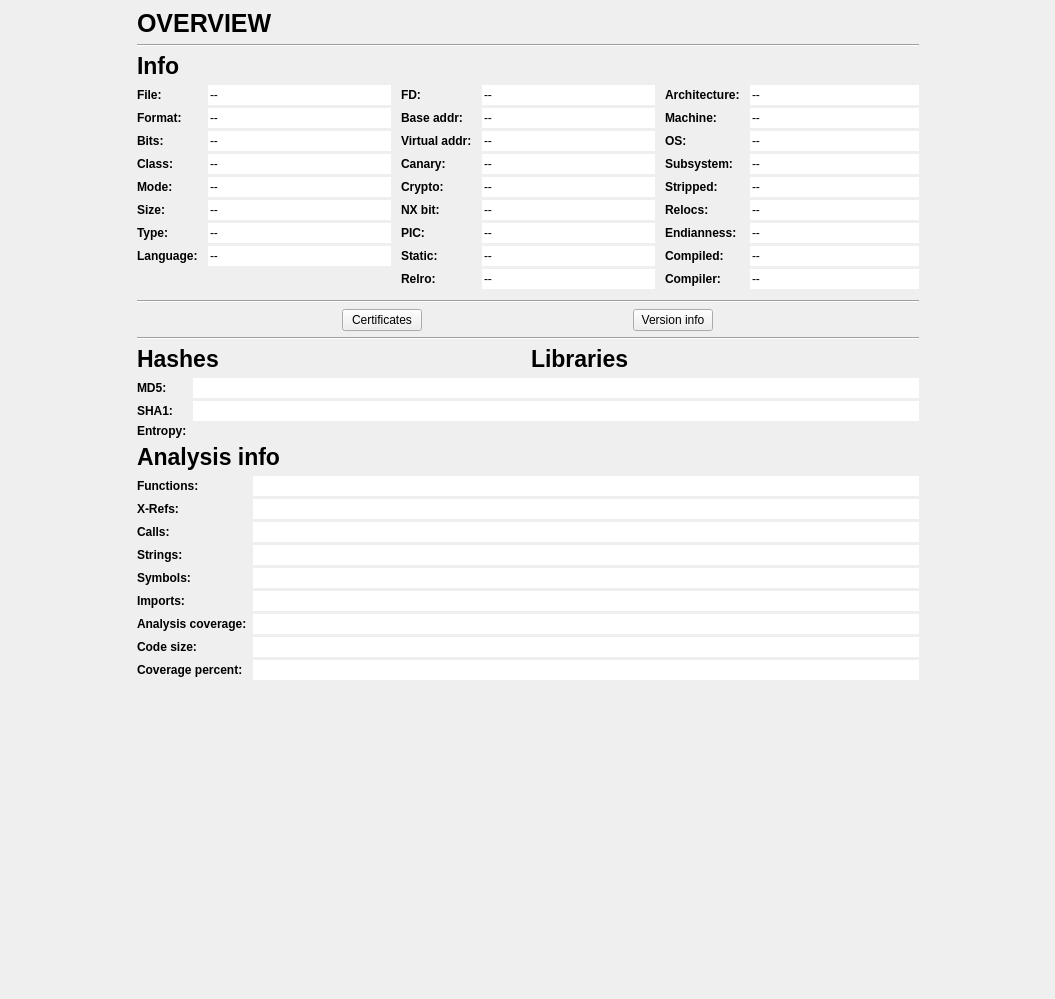
<?xml version="1.0" encoding="UTF-8"?>
<ui version="4.0">
 <class>Dashboard</class>
 <widget class="QDockWidget" name="Dashboard">
  <property name="geometry">
   <rect>
    <x>0</x>
    <y>0</y>
    <width>1055</width>
    <height>999</height>
   </rect>
  </property>
  <property name="styleSheet">
   <string notr="true"/>
  </property>
  <property name="windowTitle">
   <string notr="true">Dashboard</string>
  </property>
  <widget class="QWidget" name="dockWidgetContents">
   <layout class="QHBoxLayout" name="horizontalLayout" stretch="0">
    <property name="spacing">
     <number>0</number>
    </property>
    <property name="leftMargin">
     <number>0</number>
    </property>
    <property name="topMargin">
     <number>0</number>
    </property>
    <property name="rightMargin">
     <number>0</number>
    </property>
    <property name="bottomMargin">
     <number>0</number>
    </property>
    <item>
     <widget class="QScrollArea" name="scrollArea">
      <property name="frameShape">
       <enum>QFrame::NoFrame</enum>
      </property>
      <property name="frameShadow">
       <enum>QFrame::Plain</enum>
      </property>
      <property name="verticalScrollBarPolicy">
       <enum>Qt::ScrollBarAlwaysOff</enum>
      </property>
      <property name="horizontalScrollBarPolicy">
       <enum>Qt::ScrollBarAlwaysOff</enum>
      </property>
      <property name="widgetResizable">
       <bool>true</bool>
      </property>
      <widget class="QWidget" name="scrollAreaWidgetContents">
       <property name="geometry">
        <rect>
         <x>0</x>
         <y>0</y>
         <width>1055</width>
         <height>980</height>
        </rect>
       </property>
       <layout class="QHBoxLayout" name="horizontalLayout_5">
        <property name="spacing">
         <number>0</number>
        </property>
        <property name="leftMargin">
         <number>0</number>
        </property>
        <property name="topMargin">
         <number>0</number>
        </property>
        <property name="rightMargin">
         <number>0</number>
        </property>
        <property name="bottomMargin">
         <number>0</number>
        </property>
        <item>
         <spacer name="horizontalSpacer">
          <property name="orientation">
           <enum>Qt::Horizontal</enum>
          </property>
          <property name="sizeHint" stdset="0">
           <size>
            <width>39</width>
            <height>20</height>
           </size>
          </property>
         </spacer>
        </item>
        <item>
         <widget class="QFrame" name="mainFrame">
          <property name="minimumSize">
           <size>
            <width>800</width>
            <height>0</height>
           </size>
          </property>
          <property name="frameShape">
           <enum>QFrame::NoFrame</enum>
          </property>
          <property name="frameShadow">
           <enum>QFrame::Plain</enum>
          </property>
          <layout class="QVBoxLayout" name="verticalLayout">
           <item>
            <widget class="QLabel" name="label">
             <property name="font">
              <font>
               <pointsize>19</pointsize>
               <weight>75</weight>
               <bold>true</bold>
              </font>
             </property>
             <property name="text">
              <string>OVERVIEW</string>
             </property>
            </widget>
           </item>
           <item>
            <widget class="Line" name="line">
             <property name="orientation">
              <enum>Qt::Horizontal</enum>
             </property>
            </widget>
           </item>
           <item>
            <widget class="QLabel" name="label_2">
             <property name="font">
              <font>
               <pointsize>17</pointsize>
               <weight>75</weight>
               <bold>true</bold>
              </font>
             </property>
             <property name="text">
              <string>Info</string>
             </property>
            </widget>
           </item>
           <item>
            <layout class="QHBoxLayout" name="horizontalLayout_2">
             <property name="spacing">
              <number>10</number>
             </property>
             <property name="topMargin">
              <number>0</number>
             </property>
             <property name="bottomMargin">
              <number>0</number>
             </property>
             <item>
              <layout class="QFormLayout" name="formLayout">
               <property name="fieldGrowthPolicy">
                <enum>QFormLayout::ExpandingFieldsGrow</enum>
               </property>
               <property name="labelAlignment">
                <set>Qt::AlignLeading|Qt::AlignLeft|Qt::AlignVCenter</set>
               </property>
               <property name="verticalSpacing">
                <number>3</number>
               </property>
               <item row="0" column="0">
                <widget class="QLabel" name="label_3">
                 <property name="font">
                  <font>
                   <weight>75</weight>
                   <bold>true</bold>
                  </font>
                 </property>
                 <property name="text">
                  <string>File:</string>
                 </property>
                </widget>
               </item>
               <item row="0" column="1">
                <widget class="QLineEdit" name="fileEdit">
                 <property name="text">
                  <string>--</string>
                 </property>
                 <property name="frame">
                  <bool>false</bool>
                 </property>
                 <property name="readOnly">
                  <bool>true</bool>
                 </property>
                </widget>
               </item>
               <item row="1" column="0">
                <widget class="QLabel" name="label_10">
                 <property name="font">
                  <font>
                   <weight>75</weight>
                   <bold>true</bold>
                  </font>
                 </property>
                 <property name="text">
                  <string>Format:</string>
                 </property>
                </widget>
               </item>
               <item row="1" column="1">
                <widget class="QLineEdit" name="formatEdit">
                 <property name="text">
                  <string>--</string>
                 </property>
                 <property name="frame">
                  <bool>false</bool>
                 </property>
                 <property name="readOnly">
                  <bool>true</bool>
                 </property>
                </widget>
               </item>
               <item row="4" column="0">
                <widget class="QLabel" name="label_11">
                 <property name="font">
                  <font>
                   <weight>75</weight>
                   <bold>true</bold>
                  </font>
                 </property>
                 <property name="text">
                  <string>Mode:</string>
                 </property>
                </widget>
               </item>
               <item row="4" column="1">
                <widget class="QLineEdit" name="modeEdit">
                 <property name="text">
                  <string>--</string>
                 </property>
                 <property name="frame">
                  <bool>false</bool>
                 </property>
                 <property name="readOnly">
                  <bool>true</bool>
                 </property>
                </widget>
               </item>
               <item row="5" column="0">
                <widget class="QLabel" name="label_12">
                 <property name="font">
                  <font>
                   <weight>75</weight>
                   <bold>true</bold>
                  </font>
                 </property>
                 <property name="text">
                  <string>Size:</string>
                 </property>
                </widget>
               </item>
               <item row="6" column="0">
                <widget class="QLabel" name="label_13">
                 <property name="font">
                  <font>
                   <weight>75</weight>
                   <bold>true</bold>
                  </font>
                 </property>
                 <property name="text">
                  <string>Type:</string>
                 </property>
                </widget>
               </item>
               <item row="6" column="1">
                <widget class="QLineEdit" name="typeEdit">
                 <property name="text">
                  <string>--</string>
                 </property>
                 <property name="frame">
                  <bool>false</bool>
                 </property>
                 <property name="readOnly">
                  <bool>true</bool>
                 </property>
                </widget>
               </item>
               <item row="3" column="0">
                <widget class="QLabel" name="label_15">
                 <property name="font">
                  <font>
                   <weight>75</weight>
                   <bold>true</bold>
                  </font>
                 </property>
                 <property name="text">
                  <string>Class:</string>
                 </property>
                </widget>
               </item>
               <item row="3" column="1">
                <widget class="QLineEdit" name="classEdit">
                 <property name="text">
                  <string>--</string>
                 </property>
                 <property name="frame">
                  <bool>false</bool>
                 </property>
                 <property name="readOnly">
                  <bool>true</bool>
                 </property>
                </widget>
               </item>
               <item row="7" column="0">
                <widget class="QLabel" name="label_18">
                 <property name="font">
                  <font>
                   <weight>75</weight>
                   <bold>true</bold>
                  </font>
                 </property>
                 <property name="text">
                  <string>Language:</string>
                 </property>
                </widget>
               </item>
               <item row="7" column="1">
                <widget class="QLineEdit" name="langEdit">
                 <property name="text">
                  <string>--</string>
                 </property>
                 <property name="frame">
                  <bool>false</bool>
                 </property>
                 <property name="readOnly">
                  <bool>true</bool>
                 </property>
                </widget>
               </item>
               <item row="2" column="0">
                <widget class="QLabel" name="label_19">
                 <property name="font">
                  <font>
                   <weight>75</weight>
                   <bold>true</bold>
                  </font>
                 </property>
                 <property name="text">
                  <string>Bits:</string>
                 </property>
                </widget>
               </item>
               <item row="2" column="1">
                <widget class="QLineEdit" name="bitsEdit">
                 <property name="text">
                  <string>--</string>
                 </property>
                 <property name="frame">
                  <bool>false</bool>
                 </property>
                 <property name="readOnly">
                  <bool>true</bool>
                 </property>
                </widget>
               </item>
               <item row="5" column="1">
                <widget class="QLineEdit" name="sizeEdit">
                 <property name="text">
                  <string>--</string>
                 </property>
                 <property name="frame">
                  <bool>false</bool>
                 </property>
                 <property name="readOnly">
                  <bool>true</bool>
                 </property>
                </widget>
               </item>
              </layout>
             </item>
             <item>
              <layout class="QFormLayout" name="formLayout_4">
               <property name="fieldGrowthPolicy">
                <enum>QFormLayout::ExpandingFieldsGrow</enum>
               </property>
               <property name="labelAlignment">
                <set>Qt::AlignLeading|Qt::AlignLeft|Qt::AlignVCenter</set>
               </property>
               <property name="verticalSpacing">
                <number>3</number>
               </property>
               <property name="topMargin">
                <number>0</number>
               </property>
               <item row="0" column="0">
                <widget class="QLabel" name="label_4">
                 <property name="font">
                  <font>
                   <weight>75</weight>
                   <bold>true</bold>
                  </font>
                 </property>
                 <property name="text">
                  <string>FD:</string>
                 </property>
                </widget>
               </item>
               <item row="0" column="1">
                <widget class="QLineEdit" name="fdEdit">
                 <property name="text">
                  <string>--</string>
                 </property>
                 <property name="frame">
                  <bool>false</bool>
                 </property>
                 <property name="readOnly">
                  <bool>true</bool>
                 </property>
                </widget>
               </item>
               <item row="1" column="0">
                <widget class="QLabel" name="label_20">
                 <property name="font">
                  <font>
                   <weight>75</weight>
                   <bold>true</bold>
                  </font>
                 </property>
                 <property name="text">
                  <string>Base addr:</string>
                 </property>
                </widget>
               </item>
               <item row="1" column="1">
                <widget class="QLineEdit" name="baddrEdit">
                 <property name="text">
                  <string>--</string>
                 </property>
                 <property name="frame">
                  <bool>false</bool>
                 </property>
                 <property name="readOnly">
                  <bool>true</bool>
                 </property>
                </widget>
               </item>
               <item row="2" column="0">
                <widget class="QLabel" name="label_21">
                 <property name="font">
                  <font>
                   <weight>75</weight>
                   <bold>true</bold>
                  </font>
                 </property>
                 <property name="text">
                  <string>Virtual addr:</string>
                 </property>
                </widget>
               </item>
               <item row="2" column="1">
                <widget class="QLineEdit" name="vaEdit">
                 <property name="text">
                  <string>--</string>
                 </property>
                 <property name="frame">
                  <bool>false</bool>
                 </property>
                 <property name="readOnly">
                  <bool>true</bool>
                 </property>
                </widget>
               </item>
               <item row="3" column="0">
                <widget class="QLabel" name="label_22">
                 <property name="font">
                  <font>
                   <weight>75</weight>
                   <bold>true</bold>
                  </font>
                 </property>
                 <property name="text">
                  <string>Canary:</string>
                 </property>
                </widget>
               </item>
               <item row="3" column="1">
                <widget class="QLineEdit" name="canaryEdit">
                 <property name="text">
                  <string>--</string>
                 </property>
                 <property name="frame">
                  <bool>false</bool>
                 </property>
                 <property name="readOnly">
                  <bool>true</bool>
                 </property>
                </widget>
               </item>
               <item row="4" column="0">
                <widget class="QLabel" name="label_23">
                 <property name="font">
                  <font>
                   <weight>75</weight>
                   <bold>true</bold>
                  </font>
                 </property>
                 <property name="text">
                  <string>Crypto:</string>
                 </property>
                </widget>
               </item>
               <item row="4" column="1">
                <widget class="QLineEdit" name="cryptoEdit">
                 <property name="text">
                  <string>--</string>
                 </property>
                 <property name="frame">
                  <bool>false</bool>
                 </property>
                 <property name="readOnly">
                  <bool>true</bool>
                 </property>
                </widget>
               </item>
               <item row="5" column="0">
                <widget class="QLabel" name="label_24">
                 <property name="font">
                  <font>
                   <weight>75</weight>
                   <bold>true</bold>
                  </font>
                 </property>
                 <property name="text">
                  <string>NX bit:</string>
                 </property>
                </widget>
               </item>
               <item row="5" column="1">
                <widget class="QLineEdit" name="nxEdit">
                 <property name="text">
                  <string>--</string>
                 </property>
                 <property name="frame">
                  <bool>false</bool>
                 </property>
                 <property name="readOnly">
                  <bool>true</bool>
                 </property>
                </widget>
               </item>
               <item row="6" column="0">
                <widget class="QLabel" name="label_25">
                 <property name="font">
                  <font>
                   <weight>75</weight>
                   <bold>true</bold>
                  </font>
                 </property>
                 <property name="text">
                  <string>PIC:</string>
                 </property>
                </widget>
               </item>
               <item row="6" column="1">
                <widget class="QLineEdit" name="picEdit">
                 <property name="text">
                  <string>--</string>
                 </property>
                 <property name="frame">
                  <bool>false</bool>
                 </property>
                 <property name="readOnly">
                  <bool>true</bool>
                 </property>
                </widget>
               </item>
               <item row="7" column="0">
                <widget class="QLabel" name="label_26">
                 <property name="font">
                  <font>
                   <weight>75</weight>
                   <bold>true</bold>
                  </font>
                 </property>
                 <property name="text">
                  <string>Static:</string>
                 </property>
                </widget>
               </item>
               <item row="8" column="0">
                <widget class="QLabel" name="label_34">
                 <property name="font">
                  <font>
                   <weight>75</weight>
                   <bold>true</bold>
                  </font>
                 </property>
                 <property name="text">
                  <string>Relro:</string>
                 </property>
                </widget>
               </item>
               <item row="8" column="1">
                <widget class="QLineEdit" name="relroEdit">
                 <property name="text">
                  <string>--</string>
                 </property>
                 <property name="frame">
                  <bool>false</bool>
                 </property>
                 <property name="readOnly">
                  <bool>true</bool>
                 </property>
                </widget>
               </item>
               <item row="7" column="1">
                <widget class="QLineEdit" name="staticEdit">
                 <property name="text">
                  <string>--</string>
                 </property>
                 <property name="frame">
                  <bool>false</bool>
                 </property>
                 <property name="readOnly">
                  <bool>true</bool>
                 </property>
                </widget>
               </item>
              </layout>
             </item>
             <item>
              <layout class="QFormLayout" name="formLayout_3">
               <property name="fieldGrowthPolicy">
                <enum>QFormLayout::ExpandingFieldsGrow</enum>
               </property>
               <property name="labelAlignment">
                <set>Qt::AlignLeading|Qt::AlignLeft|Qt::AlignVCenter</set>
               </property>
               <property name="verticalSpacing">
                <number>3</number>
               </property>
               <item row="1" column="0">
                <widget class="QLabel" name="label_14">
                 <property name="font">
                  <font>
                   <weight>75</weight>
                   <bold>true</bold>
                  </font>
                 </property>
                 <property name="text">
                  <string>Architecture:</string>
                 </property>
                </widget>
               </item>
               <item row="1" column="1">
                <widget class="QLineEdit" name="archEdit">
                 <property name="text">
                  <string>--</string>
                 </property>
                 <property name="frame">
                  <bool>false</bool>
                 </property>
                 <property name="readOnly">
                  <bool>true</bool>
                 </property>
                </widget>
               </item>
               <item row="2" column="0">
                <widget class="QLabel" name="label_16">
                 <property name="font">
                  <font>
                   <weight>75</weight>
                   <bold>true</bold>
                  </font>
                 </property>
                 <property name="text">
                  <string>Machine:</string>
                 </property>
                </widget>
               </item>
               <item row="2" column="1">
                <widget class="QLineEdit" name="machineEdit">
                 <property name="text">
                  <string>--</string>
                 </property>
                 <property name="frame">
                  <bool>false</bool>
                 </property>
                 <property name="readOnly">
                  <bool>true</bool>
                 </property>
                </widget>
               </item>
               <item row="3" column="0">
                <widget class="QLabel" name="label_17">
                 <property name="font">
                  <font>
                   <weight>75</weight>
                   <bold>true</bold>
                  </font>
                 </property>
                 <property name="text">
                  <string>OS:</string>
                 </property>
                </widget>
               </item>
               <item row="3" column="1">
                <widget class="QLineEdit" name="osEdit">
                 <property name="text">
                  <string>--</string>
                 </property>
                 <property name="frame">
                  <bool>false</bool>
                 </property>
                 <property name="readOnly">
                  <bool>true</bool>
                 </property>
                </widget>
               </item>
               <item row="4" column="0">
                <widget class="QLabel" name="label_30">
                 <property name="font">
                  <font>
                   <weight>75</weight>
                   <bold>true</bold>
                  </font>
                 </property>
                 <property name="text">
                  <string>Subsystem:</string>
                 </property>
                </widget>
               </item>
               <item row="4" column="1">
                <widget class="QLineEdit" name="subsysEdit">
                 <property name="text">
                  <string>--</string>
                 </property>
                 <property name="frame">
                  <bool>false</bool>
                 </property>
                 <property name="readOnly">
                  <bool>true</bool>
                 </property>
                </widget>
               </item>
               <item row="5" column="0">
                <widget class="QLabel" name="label_27">
                 <property name="font">
                  <font>
                   <weight>75</weight>
                   <bold>true</bold>
                  </font>
                 </property>
                 <property name="text">
                  <string>Stripped:</string>
                 </property>
                </widget>
               </item>
               <item row="5" column="1">
                <widget class="QLineEdit" name="strippedEdit">
                 <property name="text">
                  <string>--</string>
                 </property>
                 <property name="frame">
                  <bool>false</bool>
                 </property>
                 <property name="readOnly">
                  <bool>true</bool>
                 </property>
                </widget>
               </item>
               <item row="6" column="0">
                <widget class="QLabel" name="label_29">
                 <property name="font">
                  <font>
                   <weight>75</weight>
                   <bold>true</bold>
                  </font>
                 </property>
                 <property name="text">
                  <string>Relocs:</string>
                 </property>
                </widget>
               </item>
               <item row="6" column="1">
                <widget class="QLineEdit" name="relocsEdit">
                 <property name="text">
                  <string>--</string>
                 </property>
                 <property name="frame">
                  <bool>false</bool>
                 </property>
                 <property name="readOnly">
                  <bool>true</bool>
                 </property>
                </widget>
               </item>
               <item row="7" column="0">
                <widget class="QLabel" name="label_28">
                 <property name="font">
                  <font>
                   <weight>75</weight>
                   <bold>true</bold>
                  </font>
                 </property>
                 <property name="text">
                  <string>Endianness:</string>
                 </property>
                </widget>
               </item>
               <item row="7" column="1">
                <widget class="QLineEdit" name="endianEdit">
                 <property name="text">
                  <string>--</string>
                 </property>
                 <property name="frame">
                  <bool>false</bool>
                 </property>
                 <property name="readOnly">
                  <bool>true</bool>
                 </property>
                </widget>
               </item>
               <item row="8" column="0">
                <widget class="QLabel" name="label_31">
                 <property name="font">
                  <font>
                   <weight>75</weight>
                   <bold>true</bold>
                  </font>
                 </property>
                 <property name="text">
                  <string>Compiled:</string>
                 </property>
                </widget>
               </item>
               <item row="8" column="1">
                <widget class="QLineEdit" name="compilationDateEdit">
                 <property name="text">
                  <string>--</string>
                 </property>
                 <property name="frame">
                  <bool>false</bool>
                 </property>
                 <property name="readOnly">
                  <bool>true</bool>
                 </property>
                </widget>
               </item>
               <item row="9" column="0">
                <widget class="QLabel" name="label_5">
                 <property name="font">
                  <font>
                   <weight>75</weight>
                   <bold>true</bold>
                  </font>
                 </property>
                 <property name="text">
                  <string>Compiler:</string>
                 </property>
                </widget>
               </item>
               <item row="9" column="1">
                <widget class="QLineEdit" name="compilerEdit">
                 <property name="text">
                  <string>--</string>
                 </property>
                 <property name="frame">
                  <bool>false</bool>
                 </property>
                 <property name="readOnly">
                  <bool>true</bool>
                 </property>
                </widget>
               </item>
              </layout>
             </item>
            </layout>
           </item>
           <item>
            <spacer name="verticalSpacer_2">
             <property name="orientation">
              <enum>Qt::Vertical</enum>
             </property>
             <property name="sizeType">
              <enum>QSizePolicy::Fixed</enum>
             </property>
             <property name="sizeHint" stdset="0">
              <size>
               <width>20</width>
               <height>5</height>
              </size>
             </property>
            </spacer>
           </item>
           <item>
            <widget class="Line" name="line_3">
             <property name="orientation">
              <enum>Qt::Horizontal</enum>
             </property>
            </widget>
           </item>
           <item>
            <layout class="QHBoxLayout" name="horizontalLayout_7">
             <item>
              <widget class="QPushButton" name="certificateButton">
               <property name="enabled">
                <bool>true</bool>
               </property>
               <property name="sizePolicy">
                <sizepolicy hsizetype="Maximum" vsizetype="Fixed">
                 <horstretch>0</horstretch>
                 <verstretch>0</verstretch>
                </sizepolicy>
               </property>
               <property name="text">
                <string>Certificates</string>
               </property>
              </widget>
             </item>
             <item>
              <widget class="QPushButton" name="versioninfoButton">
               <property name="sizePolicy">
                <sizepolicy hsizetype="Maximum" vsizetype="Fixed">
                 <horstretch>0</horstretch>
                 <verstretch>0</verstretch>
                </sizepolicy>
               </property>
               <property name="text">
                <string>Version info</string>
               </property>
              </widget>
             </item>
            </layout>
           </item>
           <item>
            <widget class="Line" name="line_2">
             <property name="orientation">
              <enum>Qt::Horizontal</enum>
             </property>
            </widget>
           </item>
           <item>
            <layout class="QHBoxLayout" name="horizontalLayout_3">
             <property name="topMargin">
              <number>0</number>
             </property>
             <item>
              <widget class="QLabel" name="label_7">
               <property name="font">
                <font>
                 <pointsize>17</pointsize>
                 <weight>75</weight>
                 <bold>true</bold>
                </font>
               </property>
               <property name="text">
                <string>Hashes</string>
               </property>
              </widget>
             </item>
             <item>
              <widget class="QLabel" name="label_6">
               <property name="font">
                <font>
                 <pointsize>17</pointsize>
                 <weight>75</weight>
                 <bold>true</bold>
                </font>
               </property>
               <property name="text">
                <string>Libraries</string>
               </property>
              </widget>
             </item>
            </layout>
           </item>
           <item>
            <layout class="QHBoxLayout" name="horizontalLayout_4">
             <property name="topMargin">
              <number>0</number>
             </property>
             <item>
              <layout class="QVBoxLayout" name="verticalLayout_4">
               <item>
                <layout class="QFormLayout" name="formLayout_2">
                 <property name="fieldGrowthPolicy">
                  <enum>QFormLayout::ExpandingFieldsGrow</enum>
                 </property>
                 <property name="labelAlignment">
                  <set>Qt::AlignLeading|Qt::AlignLeft|Qt::AlignVCenter</set>
                 </property>
                 <property name="verticalSpacing">
                  <number>3</number>
                 </property>
                 <item row="0" column="0">
                  <widget class="QLabel" name="label_32">
                   <property name="font">
                    <font>
                     <weight>75</weight>
                     <bold>true</bold>
                    </font>
                   </property>
                   <property name="text">
                    <string>MD5:</string>
                   </property>
                  </widget>
                 </item>
                 <item row="0" column="1">
                  <widget class="QLineEdit" name="md5Edit">
                   <property name="text">
                    <string/>
                   </property>
                   <property name="frame">
                    <bool>false</bool>
                   </property>
                   <property name="readOnly">
                    <bool>true</bool>
                   </property>
                  </widget>
                 </item>
                 <item row="1" column="0">
                  <widget class="QLabel" name="label_33">
                   <property name="font">
                    <font>
                     <weight>75</weight>
                     <bold>true</bold>
                    </font>
                   </property>
                   <property name="text">
                    <string>SHA1:</string>
                   </property>
                  </widget>
                 </item>
                 <item row="1" column="1">
                  <widget class="QLineEdit" name="sha1Edit">
                   <property name="text">
                    <string/>
                   </property>
                   <property name="frame">
                    <bool>false</bool>
                   </property>
                   <property name="readOnly">
                    <bool>true</bool>
                   </property>
                  </widget>
                 </item>
                 <item row="2" column="0">
                  <widget class="QLabel" name="label_8">
                   <property name="sizePolicy">
                    <sizepolicy hsizetype="Preferred" vsizetype="Preferred">
                     <horstretch>0</horstretch>
                     <verstretch>0</verstretch>
                    </sizepolicy>
                   </property>
                   <property name="font">
                    <font>
                     <weight>75</weight>
                     <bold>true</bold>
                    </font>
                   </property>
                   <property name="text">
                    <string>Entropy:</string>
                   </property>
                  </widget>
                 </item>
                 <item row="2" column="1">
                  <widget class="QLabel" name="lblEntropy">
                   <property name="sizePolicy">
                    <sizepolicy hsizetype="Expanding" vsizetype="Fixed">
                     <horstretch>0</horstretch>
                     <verstretch>0</verstretch>
                    </sizepolicy>
                   </property>
                   <property name="text">
                    <string notr="true"/>
                   </property>
                  </widget>
                 </item>
                </layout>
               </item>
               <item>
                <widget class="QLabel" name="label_9">
                 <property name="font">
                  <font>
                   <pointsize>17</pointsize>
                   <weight>75</weight>
                   <bold>true</bold>
                  </font>
                 </property>
                 <property name="text">
                  <string>Analysis info</string>
                 </property>
                </widget>
               </item>
               <item>
                <layout class="QFormLayout" name="formLayout_5">
                 <property name="fieldGrowthPolicy">
                  <enum>QFormLayout::ExpandingFieldsGrow</enum>
                 </property>
                 <property name="verticalSpacing">
                  <number>3</number>
                 </property>
                 <item row="0" column="0">
                  <widget class="QLabel" name="functionsLabel">
                   <property name="font">
                    <font>
                     <weight>75</weight>
                     <bold>true</bold>
                    </font>
                   </property>
                   <property name="text">
                    <string>Functions:</string>
                   </property>
                  </widget>
                 </item>
                 <item row="0" column="1">
                  <widget class="QLineEdit" name="functionsLineEdit">
                   <property name="frame">
                    <bool>false</bool>
                   </property>
                   <property name="readOnly">
                    <bool>true</bool>
                   </property>
                  </widget>
                 </item>
                 <item row="1" column="0">
                  <widget class="QLabel" name="xRefsLabel">
                   <property name="font">
                    <font>
                     <weight>75</weight>
                     <bold>true</bold>
                    </font>
                   </property>
                   <property name="text">
                    <string>X-Refs:</string>
                   </property>
                  </widget>
                 </item>
                 <item row="1" column="1">
                  <widget class="QLineEdit" name="xRefsLineEdit">
                   <property name="frame">
                    <bool>false</bool>
                   </property>
                   <property name="readOnly">
                    <bool>true</bool>
                   </property>
                  </widget>
                 </item>
                 <item row="2" column="0">
                  <widget class="QLabel" name="callsLabel">
                   <property name="font">
                    <font>
                     <weight>75</weight>
                     <bold>true</bold>
                    </font>
                   </property>
                   <property name="text">
                    <string>Calls:</string>
                   </property>
                  </widget>
                 </item>
                 <item row="2" column="1">
                  <widget class="QLineEdit" name="callsLineEdit">
                   <property name="frame">
                    <bool>false</bool>
                   </property>
                   <property name="readOnly">
                    <bool>true</bool>
                   </property>
                  </widget>
                 </item>
                 <item row="3" column="0">
                  <widget class="QLabel" name="stringsLabel">
                   <property name="font">
                    <font>
                     <weight>75</weight>
                     <bold>true</bold>
                    </font>
                   </property>
                   <property name="text">
                    <string>Strings:</string>
                   </property>
                  </widget>
                 </item>
                 <item row="3" column="1">
                  <widget class="QLineEdit" name="stringsLineEdit">
                   <property name="frame">
                    <bool>false</bool>
                   </property>
                   <property name="readOnly">
                    <bool>true</bool>
                   </property>
                  </widget>
                 </item>
                 <item row="4" column="0">
                  <widget class="QLabel" name="symbolsLabel">
                   <property name="font">
                    <font>
                     <weight>75</weight>
                     <bold>true</bold>
                    </font>
                   </property>
                   <property name="text">
                    <string>Symbols:</string>
                   </property>
                  </widget>
                 </item>
                 <item row="4" column="1">
                  <widget class="QLineEdit" name="symbolsLineEdit">
                   <property name="frame">
                    <bool>false</bool>
                   </property>
                   <property name="readOnly">
                    <bool>true</bool>
                   </property>
                  </widget>
                 </item>
                 <item row="5" column="0">
                  <widget class="QLabel" name="importsLabel">
                   <property name="font">
                    <font>
                     <weight>75</weight>
                     <bold>true</bold>
                    </font>
                   </property>
                   <property name="text">
                    <string>Imports:</string>
                   </property>
                  </widget>
                 </item>
                 <item row="5" column="1">
                  <widget class="QLineEdit" name="importsLineEdit">
                   <property name="frame">
                    <bool>false</bool>
                   </property>
                   <property name="readOnly">
                    <bool>true</bool>
                   </property>
                  </widget>
                 </item>
                 <item row="6" column="0">
                  <widget class="QLabel" name="coverageLabel">
                   <property name="font">
                    <font>
                     <weight>75</weight>
                     <bold>true</bold>
                    </font>
                   </property>
                   <property name="text">
                    <string>Analysis coverage:</string>
                   </property>
                  </widget>
                 </item>
                 <item row="6" column="1">
                  <widget class="QLineEdit" name="coverageLineEdit">
                   <property name="frame">
                    <bool>false</bool>
                   </property>
                   <property name="readOnly">
                    <bool>true</bool>
                   </property>
                  </widget>
                 </item>
                 <item row="7" column="0">
                  <widget class="QLabel" name="codeSizeLabel">
                   <property name="font">
                    <font>
                     <weight>75</weight>
                     <bold>true</bold>
                    </font>
                   </property>
                   <property name="text">
                    <string>Code size:</string>
                   </property>
                  </widget>
                 </item>
                 <item row="7" column="1">
                  <widget class="QLineEdit" name="codeSizeLineEdit">
                   <property name="frame">
                    <bool>false</bool>
                   </property>
                   <property name="readOnly">
                    <bool>true</bool>
                   </property>
                  </widget>
                 </item>
                 <item row="8" column="0">
                  <widget class="QLabel" name="percentageLabel">
                   <property name="font">
                    <font>
                     <weight>75</weight>
                     <bold>true</bold>
                    </font>
                   </property>
                   <property name="text">
                    <string>Coverage percent:</string>
                   </property>
                  </widget>
                 </item>
                 <item row="8" column="1">
                  <widget class="QLineEdit" name="percentageLineEdit">
                   <property name="frame">
                    <bool>false</bool>
                   </property>
                   <property name="readOnly">
                    <bool>true</bool>
                   </property>
                  </widget>
                 </item>
                </layout>
               </item>
              </layout>
             </item>
             <item>
              <layout class="QVBoxLayout" name="verticalLayout_2"/>
             </item>
            </layout>
           </item>
           <item>
            <spacer name="verticalSpacer">
             <property name="orientation">
              <enum>Qt::Vertical</enum>
             </property>
             <property name="sizeHint" stdset="0">
              <size>
               <width>20</width>
               <height>40</height>
              </size>
             </property>
            </spacer>
           </item>
          </layout>
         </widget>
        </item>
        <item>
         <spacer name="horizontalSpacer_2">
          <property name="orientation">
           <enum>Qt::Horizontal</enum>
          </property>
          <property name="sizeHint" stdset="0">
           <size>
            <width>40</width>
            <height>20</height>
           </size>
          </property>
         </spacer>
        </item>
       </layout>
      </widget>
     </widget>
    </item>
   </layout>
  </widget>
 </widget>
 <resources/>
 <connections/>
</ui>
